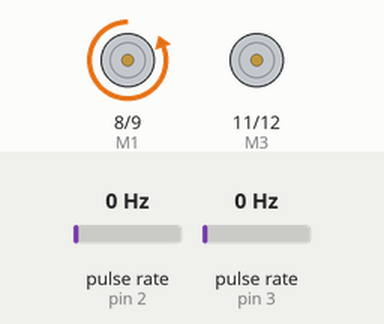
Recording of a sketch running on a simulated Arduino Uno, built with avr-gcc and run on an emulated ATmega328P. Shown: motor-driver pin pairs drawn as motors (green arrow = first pin HIGH = forward, orange = second pin HIGH = backward, longer = more drive, scaled by the enable pin). Wiring (inferred from the names in the program): 2 × pulse sensor: data pin 2 / data pin 3. The test bench sets the inputs (shaded band); at power-on: pulse rate (sensors on pin 2, pin 3) 0 Hz. What the sketch prints to the serial monitor is not drawn.

Above: at 1.2 s.
1.3 s: pulse rate (sensor on pin 2) set to 164 Hz
4.3 s: pulse rate (sensor on pin 2) set to 171 Hz
At 5.7 s:
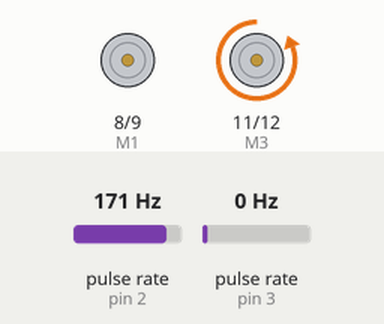
Timing chart, 0 to 7.3 s (numbered marks = the images above; inputs shaded):
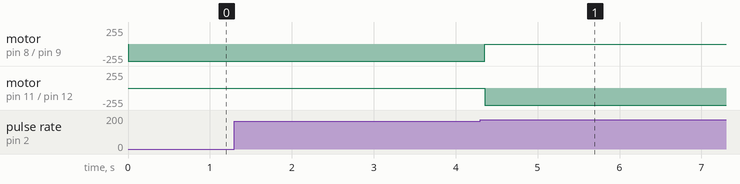

Measured:
- the behaviour switches between 167 and 168 Hz on pulse rate (sensor on pin 2) (found by bisection; images 0 and 1)

The sketch:

pruebaEjes.ino
```cpp
#define M1 8
#define M2 9
#define PWM 10
#define Encoder 2  //permite contar pulsos
//MOTOR 2
#define M3 11
#define M4 12
#define PWM2 13
#define Encoder2 3  //permite contar pulsos

int contador=0;
int contador2=0;

void setup() {
  Serial.begin(9600);
    pinMode(M1, OUTPUT);
    pinMode(M2, OUTPUT);

    pinMode(M3, OUTPUT);
    pinMode(M4, OUTPUT);

    pinMode(Encoder, INPUT_PULLUP);  //pin 2
    pinMode(Encoder2, INPUT_PULLUP);  //pin 2

    attachInterrupt(digitalPinToInterrupt(Encoder), Contador, CHANGE);
    attachInterrupt(digitalPinToInterrupt(Encoder2), Contador2, CHANGE);
}
//8800 eje 1 vuelta completa
//4600 eje 2
//4390 1/4 vuelta eje 1
void loop() {
    giraMotor('A', 255, 1000);
    giraMotor2('B', 255, 1500);
}

void giraMotor(char dir, int vel, int pulsos) {
    analogWrite(PWM, vel);
    if (dir == 'A') {
          while (contador<=pulsos)
          {
            digitalWrite(M1, LOW);
            digitalWrite(M2, HIGH);
            Serial.println(contador);
          }
        stopMotor();
}
}

void giraMotor2(char dir, int vel, int pulsos) {
    analogWrite(PWM2, vel);
    if (dir == 'B') {
          while (contador2<=pulsos)
          {
            digitalWrite(M3, LOW);
            digitalWrite(M4, HIGH);
            Serial.println(contador2);
          }
        stopMotor();
}
}


void stopMotor() {
    analogWrite(PWM, 0);
    digitalWrite(M1, LOW);
    digitalWrite(M2, LOW);

    //motor2
    analogWrite(PWM2, 0);
    digitalWrite(M3, LOW);
    digitalWrite(M4, LOW);

}


void Contador() {
    contador++;
}

void Contador2(){
  contador2++;
}
```
